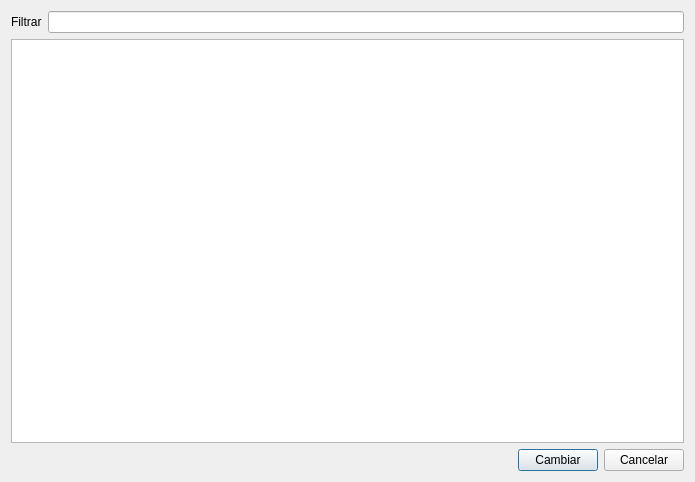
<?xml version="1.0" encoding="UTF-8"?>
<ui version="4.0">
 <class>ChangeTruck</class>
 <widget class="QDialog" name="ChangeTruck">
  <property name="geometry">
   <rect>
    <x>0</x>
    <y>0</y>
    <width>695</width>
    <height>482</height>
   </rect>
  </property>
  <property name="windowTitle">
   <string>Cambiar camión</string>
  </property>
  <layout class="QVBoxLayout" name="verticalLayout">
   <item>
    <widget class="QWidget" name="frequentWidget" native="true">
     <layout class="QVBoxLayout" name="verticalLayout_2">
      <property name="leftMargin">
       <number>0</number>
      </property>
      <property name="topMargin">
       <number>0</number>
      </property>
      <property name="rightMargin">
       <number>0</number>
      </property>
      <property name="bottomMargin">
       <number>0</number>
      </property>
      <item>
       <layout class="QHBoxLayout" name="horizontalLayout_2">
        <item>
         <widget class="QLabel" name="label_2">
          <property name="text">
           <string>Filtrar</string>
          </property>
         </widget>
        </item>
        <item>
         <widget class="QLineEdit" name="filterLineEdit"/>
        </item>
       </layout>
      </item>
      <item>
       <widget class="QTableView" name="trucksTableView">
        <property name="alternatingRowColors">
         <bool>true</bool>
        </property>
        <property name="selectionMode">
         <enum>QAbstractItemView::SingleSelection</enum>
        </property>
        <property name="selectionBehavior">
         <enum>QAbstractItemView::SelectRows</enum>
        </property>
        <attribute name="horizontalHeaderHighlightSections">
         <bool>false</bool>
        </attribute>
        <attribute name="horizontalHeaderStretchLastSection">
         <bool>true</bool>
        </attribute>
        <attribute name="verticalHeaderVisible">
         <bool>false</bool>
        </attribute>
       </widget>
      </item>
     </layout>
    </widget>
   </item>
   <item>
    <layout class="QHBoxLayout" name="buttonsLayout">
     <item>
      <spacer name="horizontalSpacer">
       <property name="orientation">
        <enum>Qt::Horizontal</enum>
       </property>
       <property name="sizeHint" stdset="0">
        <size>
         <width>40</width>
         <height>20</height>
        </size>
       </property>
      </spacer>
     </item>
     <item>
      <widget class="QPushButton" name="changeButton">
       <property name="text">
        <string>Cambiar</string>
       </property>
      </widget>
     </item>
     <item>
      <widget class="QPushButton" name="cancelButton">
       <property name="text">
        <string>Cancelar</string>
       </property>
      </widget>
     </item>
    </layout>
   </item>
  </layout>
 </widget>
 <resources>
  <include location="pixmaps/pixmaps.qrc"/>
 </resources>
 <connections/>
</ui>
